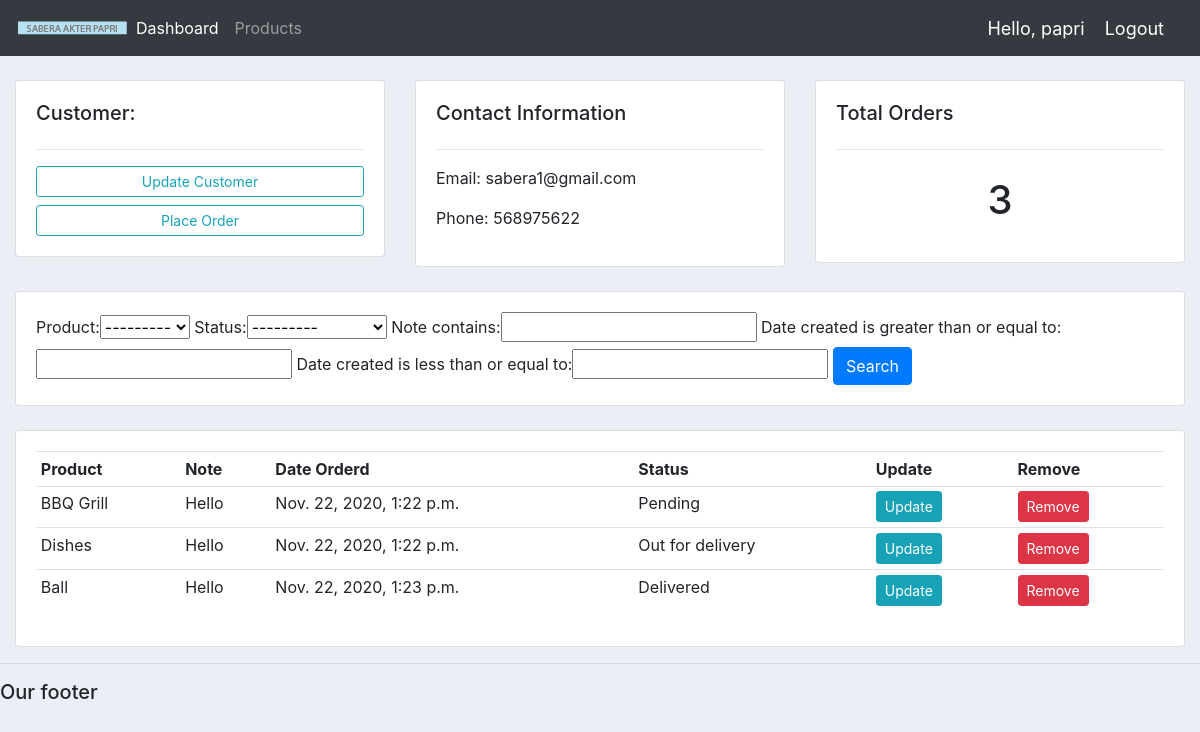
The page /customer/3/ (signed in) on the database its author committed.
### first/models.py (models this page shows, shortened)
class Customer(models.Model):
	user = models.OneToOneField(User, null=True, blank=True, on_delete=models.CASCADE)
	name = models.CharField(max_length=200, null=True)
	phone = models.CharField(max_length=200, null=True)
	email = models.CharField(max_length=200, null=True)
	profile_pic = models.ImageField(default="profile.jpg", null=True, blank=True)
	date_created = models.DateTimeField(auto_now_add=True, null=True)

class Order(models.Model):
	STATUS = (
			('Pending', 'Pending'),
			('Out for delivery', 'Out for delivery'),
			('Delivered', 'Delivered'),
			)
	customer = models.ForeignKey(Customer, null=True, on_delete= models.SET_NULL)
	product = models.ForeignKey(Product, null=True, on_delete= models.SET_NULL)
	date_created = models.DateTimeField(auto_now_add=True, null=True)
	status = models.CharField(max_length=200, null=True, choices=STATUS)
	note =  models.CharField(max_length=1000, null=True)

class Product(models.Model):
	CATEGORY = (
			('Indoor', 'Indoor'),
			('Out Door', 'Out Door'),
			)
	name = models.CharField(max_length=200, null=True)
	price = models.FloatField(null=True)
	category = models.CharField(max_length=200, null=True, choices=CATEGORY)
	description = models.CharField(max_length=200, null=True, blank=True)
	date_created = models.DateTimeField(auto_now_add=True, null=True)
	tags = models.ManyToManyField(Tag)
	def __str__(self):
		return self.name

### first/decorators.py (the view)
		def wrapper_func(request, *args, **kwargs):
			group = None
			if request.user.groups.exists():
				group = request.user.groups.all()[0].name
			if group in allowed_roles:
				return view_func(request, *args, **kwargs)
			else:
				return HttpResponse('You are not authorized to view this page')

### first/views.py (called while the page is built)
@login_required(login_url='login')
@allowed_users(allowed_roles=['admin'])
def customer(request, pk_test):
	customer = Customer.objects.get(id=pk_test)
	orders = customer.order_set.all()
	order_count = orders.count()
	myFilter = OrderFilter(request.GET, queryset=orders)
	orders = myFilter.qs
	context = {'customer':customer, 'orders':orders, 'order_count':order_count, 'myFilter':myFilter}
	return render(request, 'first/customer.html',context)

### first/templates/first/customer.html
{%  extends 'first/main.html' %}
{% block content %}
	<br>
<div class="row">
	<div class="col-md">
		<div class="card card-body">
			<h5>Customer:</h5>
			<hr>
			<a class="btn btn-outline-info  btn-sm btn-block" href="">Update Customer</a>
			<a class="btn btn-outline-info  btn-sm btn-block" href="{% url 'create_order' customer.id %}">Place Order</a>
		</div>
	</div>
	<div class="col-md">
		<div class="card card-body">
			<h5>Contact Information</h5>
			<hr>
			<p>Email: {{customer.email}}</p>
			<p>Phone: {{customer.phone}}</p>
		</div>
	</div>
	<div class="col-md">
		<div class="card card-body">
			<h5>Total Orders</h5>
			<hr>
			<h1 style="text-align: center;padding: 10px">{{order_count}}</h1>
		</div>
	</div>
</div>
<br>
<div class="row">
	<div class="col">
		<div class="card card-body">
			<form method="get">
				{{myFilter.form}}
		    <button class="btn btn-primary" type="submit">Search</button>
		  </form>
		</div>
	</div>
</div>
<br>
<div class="row">
	<div class="col-md">
		<div class="card card-body">
			<table class="table table-sm">
				<tr>
					<th>Product</th>
					<th>Note</th>
					<th>Date Orderd</th>
					<th>Status</th>
					<th>Update</th>
					<th>Remove</th>
				</tr>
				{% for order in orders %}
				<tr>
					<td>{{order.product}}</td>
					<td>{{order.note}}</td>
					<td>{{order.date_created}}</td>
					<td>{{order.status}}</td>
					<td><a class="btn btn-sm btn-info" href="">Update</a></td>
					<td><a class="btn btn-sm btn-danger" href="">Remove</a></td>
				</tr>
				{% endfor %}
			</table>
		</div>
	</div>
</div>
{% endblock %}

### first/templates/first/navbar.html (shortened to what this page needs)
{% load static %}
<nav class="navbar navbar-expand-lg navbar-dark bg-dark">
 <img src="{% static 'images/logo.png' %}">
  <div class="collapse navbar-collapse" id="navbarNav">
    <ul class="navbar-nav">
      {% if request.user.is_staff %}
      <li class="nav-item active">
        <a class="nav-link" href="{% url 'home' %}">Dashboard</a>
      </li>
      <li class="nav-item">
        <a class="nav-link" href="{% url 'products' %}">Products</a>
      </li>
      {% else %}
      <li class="nav-item">
       <a class="nav-link" href="{% url 'first' %}">Settings</a>
     </li>
      {% endif %}
    </ul>
  </div>
  <span class="hello-msg">Hello, {{request.user}} </span>
  <span><a class="hello-msg" href="{% url 'logout' %}">Logout</a></span>
</nav>

### first/static/css/main.css (style rules this page uses)
body { background-color: #ebeff5; }

### first/templates/first/navbar.html (style rules this page uses)
.hello-msg { font-size: 18px; color: #fff; margin-right: 20px; }

### rows shown on the page
Customer: email "sabera1@gmail.com", phone "568975622"
Order: product "BBQ Grill", note "Hello", date_created "Nov. 22, 2020, 1:22 p.m.", status "Pending"
Order: product "Dishes", note "Hello", date_created "Nov. 22, 2020, 1:22 p.m.", status "Out for delivery"
Order: product "Ball", note "Hello", date_created "Nov. 22, 2020, 1:23 p.m.", status "Delivered"

### other values the page prints
{{ request.user }} "papri"
{{ order_count }} "3"
